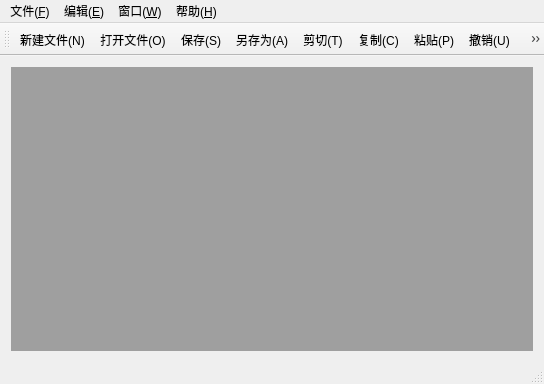
<?xml version="1.0" encoding="UTF-8"?>
<ui version="4.0">
 <class>MainWindow</class>
 <widget class="QMainWindow" name="MainWindow">
  <property name="geometry">
   <rect>
    <x>0</x>
    <y>0</y>
    <width>544</width>
    <height>384</height>
   </rect>
  </property>
  <property name="windowTitle">
   <string>MainWindow</string>
  </property>
  <widget class="QWidget" name="centralWidget">
   <layout class="QGridLayout" name="gridLayout">
    <item row="0" column="0">
     <widget class="QMdiArea" name="mdiArea"/>
    </item>
   </layout>
  </widget>
  <widget class="QMenuBar" name="menuBar">
   <property name="geometry">
    <rect>
     <x>0</x>
     <y>0</y>
     <width>544</width>
     <height>22</height>
    </rect>
   </property>
   <widget class="QMenu" name="menuF">
    <property name="title">
     <string>文件(&amp;F)</string>
    </property>
    <addaction name="actionNew"/>
    <addaction name="actionOpen"/>
    <addaction name="separator"/>
    <addaction name="actionSave"/>
    <addaction name="actionSaveAs"/>
    <addaction name="separator"/>
    <addaction name="actionExit"/>
   </widget>
   <widget class="QMenu" name="menuE">
    <property name="title">
     <string>编辑(&amp;E)</string>
    </property>
    <addaction name="actionUndo"/>
    <addaction name="actionRedo"/>
    <addaction name="separator"/>
    <addaction name="actionCut"/>
    <addaction name="actionCopy"/>
    <addaction name="actionPaste"/>
   </widget>
   <widget class="QMenu" name="menuW">
    <property name="title">
     <string>窗口(&amp;W)</string>
    </property>
    <addaction name="actionClose"/>
    <addaction name="actionCloseAll"/>
    <addaction name="separator"/>
    <addaction name="actionTile"/>
    <addaction name="actionCascade"/>
    <addaction name="separator"/>
    <addaction name="actionNext"/>
    <addaction name="actionPrevious"/>
   </widget>
   <widget class="QMenu" name="menuH">
    <property name="title">
     <string>帮助(&amp;H)</string>
    </property>
    <addaction name="actionAbout"/>
    <addaction name="actionAboutQt"/>
   </widget>
   <addaction name="menuF"/>
   <addaction name="menuE"/>
   <addaction name="menuW"/>
   <addaction name="menuH"/>
  </widget>
  <widget class="QToolBar" name="mainToolBar">
   <attribute name="toolBarArea">
    <enum>TopToolBarArea</enum>
   </attribute>
   <attribute name="toolBarBreak">
    <bool>false</bool>
   </attribute>
   <addaction name="actionNew"/>
   <addaction name="actionOpen"/>
   <addaction name="actionSave"/>
   <addaction name="actionSaveAs"/>
   <addaction name="actionCut"/>
   <addaction name="actionCopy"/>
   <addaction name="actionPaste"/>
   <addaction name="actionUndo"/>
   <addaction name="actionRedo"/>
  </widget>
  <widget class="QStatusBar" name="statusBar"/>
  <action name="actionNew">
   <property name="enabled">
    <bool>true</bool>
   </property>
   <property name="icon">
    <iconset resource="myImage.qrc">
     <normaloff>:/myImage/images/new.png</normaloff>:/myImage/images/new.png</iconset>
   </property>
   <property name="text">
    <string>新建文件(&amp;N)</string>
   </property>
   <property name="toolTip">
    <string>新建文件</string>
   </property>
   <property name="shortcut">
    <string>Ctrl+N</string>
   </property>
  </action>
  <action name="actionOpen">
   <property name="icon">
    <iconset resource="myImage.qrc">
     <normaloff>:/myImage/images/open.png</normaloff>:/myImage/images/open.png</iconset>
   </property>
   <property name="text">
    <string>打开文件(&amp;O)...</string>
   </property>
   <property name="toolTip">
    <string>打开文件</string>
   </property>
   <property name="shortcut">
    <string>Ctrl+O</string>
   </property>
  </action>
  <action name="actionSave">
   <property name="icon">
    <iconset resource="myImage.qrc">
     <normaloff>:/myImage/images/save.png</normaloff>:/myImage/images/save.png</iconset>
   </property>
   <property name="text">
    <string>保存(&amp;S)</string>
   </property>
   <property name="toolTip">
    <string>保存</string>
   </property>
   <property name="shortcut">
    <string>Ctrl+S</string>
   </property>
  </action>
  <action name="actionSaveAs">
   <property name="icon">
    <iconset resource="myImage.qrc">
     <normaloff>:/myImage/images/saveAs.png</normaloff>:/myImage/images/saveAs.png</iconset>
   </property>
   <property name="text">
    <string>另存为(&amp;A)...</string>
   </property>
   <property name="toolTip">
    <string>另存为</string>
   </property>
  </action>
  <action name="actionExit">
   <property name="icon">
    <iconset resource="myImage.qrc">
     <normaloff>:/myImage/images/exit.png</normaloff>:/myImage/images/exit.png</iconset>
   </property>
   <property name="text">
    <string>退出(&amp;X)</string>
   </property>
   <property name="toolTip">
    <string>退出</string>
   </property>
  </action>
  <action name="actionUndo">
   <property name="icon">
    <iconset resource="myImage.qrc">
     <normaloff>:/myImage/images/undo.png</normaloff>:/myImage/images/undo.png</iconset>
   </property>
   <property name="text">
    <string>撤销(&amp;U)</string>
   </property>
   <property name="toolTip">
    <string>撤销</string>
   </property>
   <property name="shortcut">
    <string>Ctrl+Z</string>
   </property>
  </action>
  <action name="actionRedo">
   <property name="icon">
    <iconset resource="myImage.qrc">
     <normaloff>:/myImage/images/redo.png</normaloff>:/myImage/images/redo.png</iconset>
   </property>
   <property name="text">
    <string>恢复(&amp;R)</string>
   </property>
   <property name="toolTip">
    <string>恢复</string>
   </property>
   <property name="shortcut">
    <string>Ctrl+Y</string>
   </property>
  </action>
  <action name="actionCut">
   <property name="icon">
    <iconset resource="myImage.qrc">
     <normaloff>:/myImage/images/cut.png</normaloff>:/myImage/images/cut.png</iconset>
   </property>
   <property name="text">
    <string>剪切(&amp;T)</string>
   </property>
   <property name="toolTip">
    <string>剪切</string>
   </property>
   <property name="shortcut">
    <string>Ctrl+X</string>
   </property>
  </action>
  <action name="actionCopy">
   <property name="enabled">
    <bool>true</bool>
   </property>
   <property name="icon">
    <iconset resource="myImage.qrc">
     <normaloff>:/myImage/images/copy.png</normaloff>:/myImage/images/copy.png</iconset>
   </property>
   <property name="text">
    <string>复制(&amp;C)</string>
   </property>
   <property name="toolTip">
    <string>复制</string>
   </property>
   <property name="shortcut">
    <string>Ctrl+C</string>
   </property>
  </action>
  <action name="actionPaste">
   <property name="icon">
    <iconset resource="myImage.qrc">
     <normaloff>:/myImage/images/paste.png</normaloff>:/myImage/images/paste.png</iconset>
   </property>
   <property name="text">
    <string>粘贴(&amp;P)</string>
   </property>
   <property name="toolTip">
    <string>粘贴</string>
   </property>
   <property name="shortcut">
    <string>Ctrl+V</string>
   </property>
  </action>
  <action name="actionClose">
   <property name="text">
    <string>关闭(&amp;O)</string>
   </property>
   <property name="toolTip">
    <string>关闭</string>
   </property>
  </action>
  <action name="actionCloseAll">
   <property name="text">
    <string>关闭所有窗口(&amp;A)</string>
   </property>
   <property name="toolTip">
    <string>关闭所有窗口</string>
   </property>
  </action>
  <action name="actionTile">
   <property name="text">
    <string>平铺(&amp;T)</string>
   </property>
   <property name="toolTip">
    <string>平铺</string>
   </property>
  </action>
  <action name="actionCascade">
   <property name="text">
    <string>层叠(&amp;C)</string>
   </property>
   <property name="toolTip">
    <string>层叠</string>
   </property>
  </action>
  <action name="actionNext">
   <property name="icon">
    <iconset resource="myImage.qrc">
     <normaloff>:/myImage/images/next.png</normaloff>:/myImage/images/next.png</iconset>
   </property>
   <property name="text">
    <string>下一个(&amp;X)</string>
   </property>
   <property name="toolTip">
    <string>下一个</string>
   </property>
   <property name="shortcut">
    <string>Ctrl+Tab</string>
   </property>
  </action>
  <action name="actionPrevious">
   <property name="icon">
    <iconset resource="myImage.qrc">
     <normaloff>:/myImage/images/previous.png</normaloff>:/myImage/images/previous.png</iconset>
   </property>
   <property name="text">
    <string>前一个(&amp;V)</string>
   </property>
   <property name="toolTip">
    <string>前一个</string>
   </property>
   <property name="shortcut">
    <string>Ctrl+Shift+Backtab</string>
   </property>
  </action>
  <action name="actionAbout">
   <property name="icon">
    <iconset resource="myImage.qrc">
     <normaloff>:/myImage/images/about.png</normaloff>:/myImage/images/about.png</iconset>
   </property>
   <property name="text">
    <string>关于(&amp;A)</string>
   </property>
   <property name="toolTip">
    <string>关于</string>
   </property>
  </action>
  <action name="actionAboutQt">
   <property name="text">
    <string>关于Qt(&amp;Q)</string>
   </property>
   <property name="toolTip">
    <string>关于Qt</string>
   </property>
  </action>
 </widget>
 <layoutdefault spacing="6" margin="11"/>
 <resources>
  <include location="myImage.qrc"/>
 </resources>
 <connections/>
</ui>
